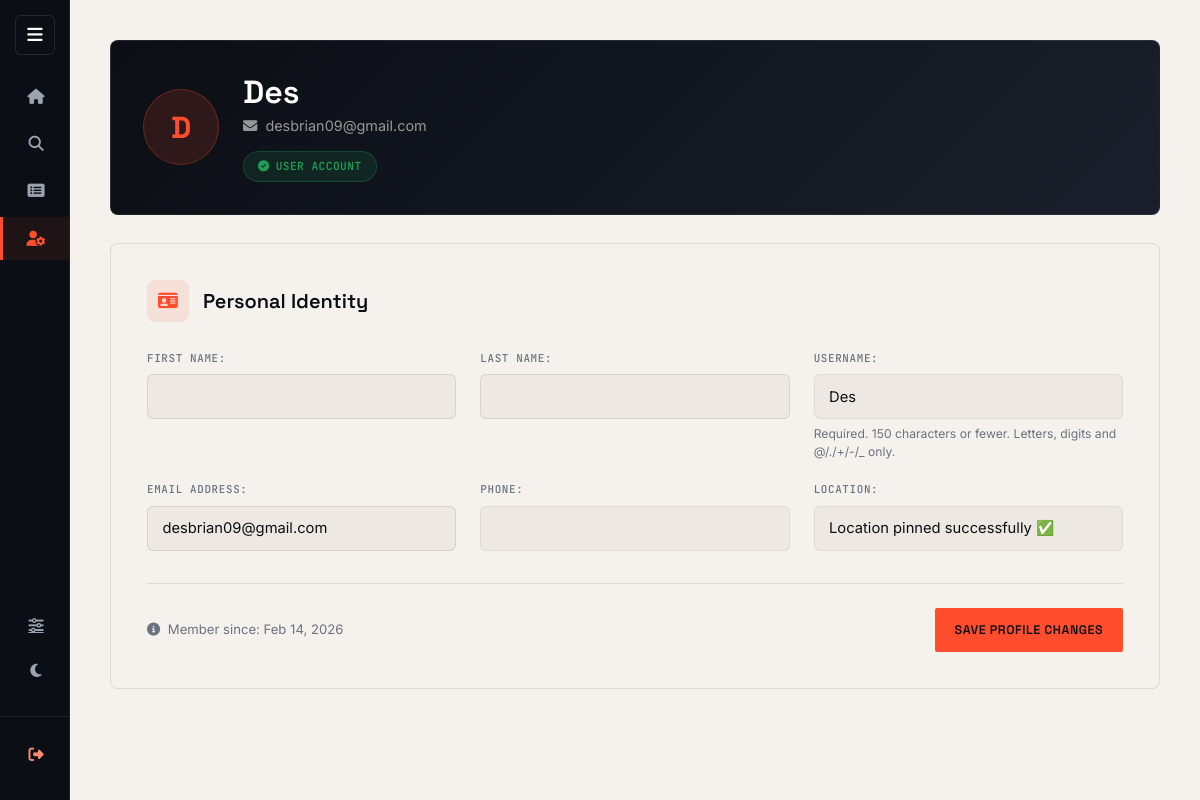
The app's page /profile/ (signed in), older data.
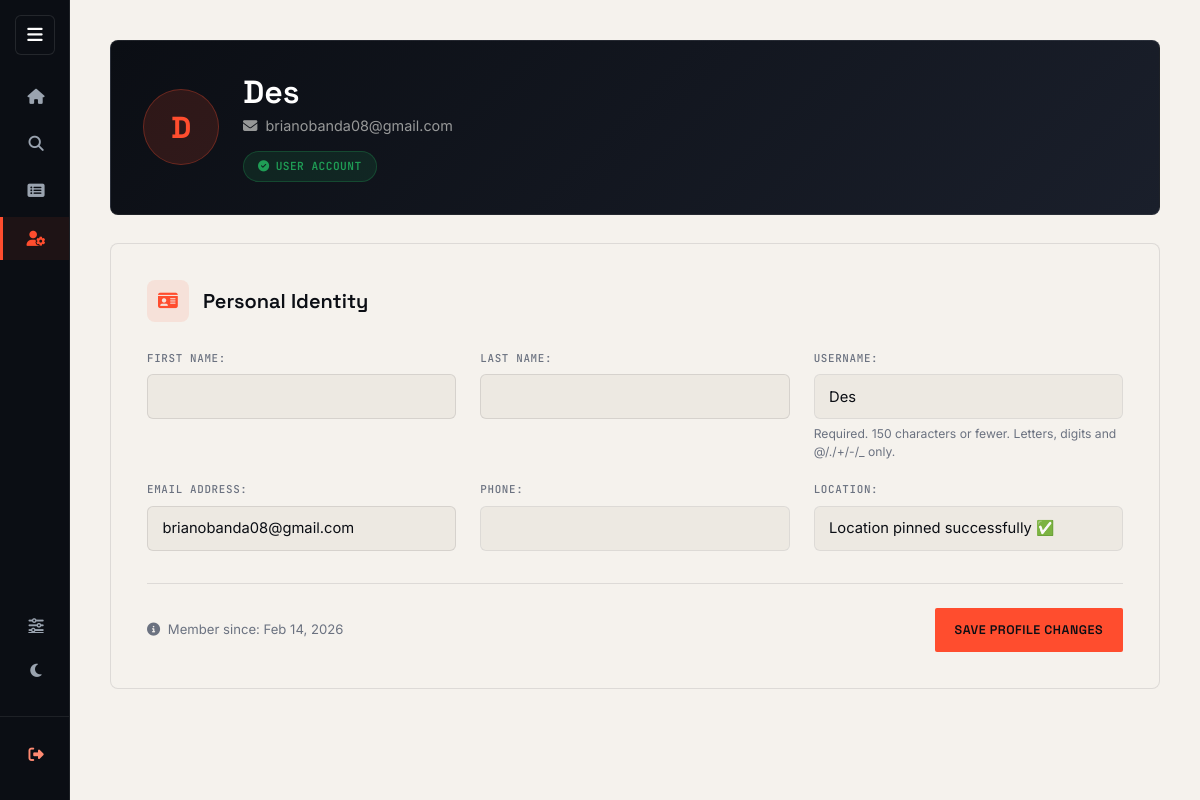
The same page, newer data.
### Match/models.py (models this page shows, shortened)
class User(AbstractUser):
    role = models.CharField(max_length=20, choices=USER_ROLES)
    phone = models.CharField(max_length=20, blank=True)
    location = models.CharField(max_length=100, blank=True)
    avatar = models.ImageField(upload_to='avatars/', blank=True, null=True)
    THEME_CHOICES = (
        ('system', 'Match System'),
        ('light', 'Light'),
        ('dark', 'Dark'),
    )
    theme_preference = models.CharField(max_length=10, choices=THEME_CHOICES, default='system')
    email_notifications = models.BooleanField(default=True)
    sms_notifications = models.BooleanField(default=False)
    request_update_alerts = models.BooleanField(
        default=True, help_text="Notify when a service request changes status."
    )
    marketing_emails = models.BooleanField(default=False)
    PROFILE_VISIBILITY_CHOICES = (
        ('public', 'Public'),
        ('private', 'Private'),
    )
    profile_visibility = models.CharField(
        max_length=10, choices=PROFILE_VISIBILITY_CHOICES, default='public'
    )
    show_phone_publicly = models.BooleanField(default=True)
    LANGUAGE_CHOICES = (
        ('en', 'English'),
        ('sw', 'Kiswahili'),
    )
    preferred_language = models.CharField(max_length=5, choices=LANGUAGE_CHOICES, default='en')
    @property
    def avatar_url(self):
        if self.avatar:
            try:
                return self.avatar.url
            except Exception:
                pass
        return f"https://ui-avatars.com/api/?name={self.username}&background=1A1F2B&color=FF4D2E"

### Match/views.py (the view)
# urls.py: path('profile/', views.profile_view, name='profile'),
@login_required
def profile_view(request):
    user = request.user
    if request.user.role == 'company':
        base_template = 'Match/provider_base.html'
    else:
        base_template = 'Match/user_base.html'
    provider = None
    user_form = None
    provider_form = None
    if user.role == "company":
        provider, created = ServiceProvider.objects.get_or_create(user=user)
        if request.method == "POST":
            provider_form = ServiceProviderUpdateForm(request.POST, instance=provider)
            if provider_form.is_valid():
                provider_form.save()
                messages.success(request, "Company profile updated successfully!")
                return redirect("profile")
        else:
            provider_form = ServiceProviderUpdateForm(instance=provider)
    else:
        if request.method == "POST":
            user_form = UserUpdateForm(request.POST, instance=user)
            if user_form.is_valid():
                user_form.save()
                messages.success(request, "Profile updated successfully!")
                return redirect("profile")
        else:
            user_form = UserUpdateForm(instance=user)
    context = {
        "base_template": base_template,
        "user_form": user_form,
        "provider_form": provider_form,
        "provider": provider,   # ✅ ADD THIS
    }
    return render(request, "Match/profile.html", context)

### Match/forms.py
class UserUpdateForm(forms.ModelForm):
    class Meta:
        model = User
        fields = ['first_name', 'last_name', 'username', 'email', 'phone', 'location']
        widgets = {
            'username': forms.TextInput(attrs={'class': 'form-control'}),
            'phone': forms.TextInput(attrs={'class': 'form-control'}),
            'location': forms.TextInput(attrs={'class': 'form-control'}),
        }

### Match/templates/Match/profile.html (shortened to what this page needs)
{% extends base_template %}
{% load static %}
{% block content %}
<div class="profile-header-card d-flex align-items-center gap-4 flex-wrap">
    <div class="profile-avatar">{{ request.user.username|slice:":1"|upper }}</div>
    <div>
        <h2>{{ request.user.get_full_name|default:request.user.username }}</h2>
        <p class="profile-email"><i class="fa-solid fa-envelope me-2"></i>{{ request.user.email }}</p>
        <span class="profile-role-badge">
            <i class="fa-solid fa-circle-check"></i> {{ request.user.role|title }} Account
        </span>
    </div>
</div>
<div class="profile-form-card">
    <form method="POST">
        <div class="profile-form-card__header">
            <div class="profile-form-card__icon">
                <i class="fa-solid fa-id-card"></i>
            </div>
            <h5>
                {% if request.user.role == "company" %}Company Management{% else %}Personal Identity{% endif %}
            </h5>
        </div>
        <div class="profile-grid">
            {% if request.user.role == "company" %}
                {{ provider_form.as_p }}
            {% else %}
                {{ user_form.as_p }}
            {% endif %}
        </div>
        <div class="profile-form-footer">
            <p>
                <i class="fa-solid fa-circle-info me-1"></i>
                Member since: {{ request.user.date_joined|date:"M d, Y" }}
            </p>
            <button type="submit" class="premium-btn">
                Save Profile Changes
            </button>
        </div>
    </form>
</div>
{% endblock %}

Row changes from the older to the newer data that the page shows:
changed User "Des": user.email "desbrian09@gmail.com" → "brianobanda08@gmail.com"; email "desbrian09@gmail.com" → "brianobanda08@gmail.com"
